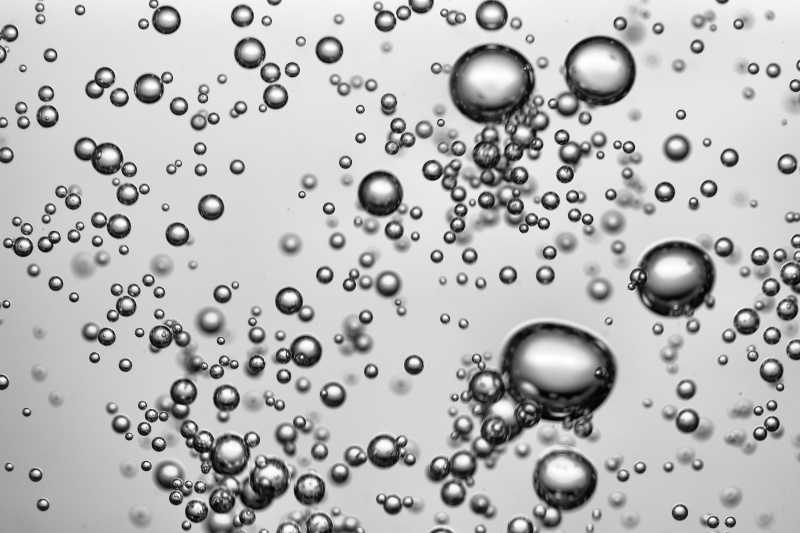
#> input picture tests/test_image_grey.JPG, 800 x 533 px
$ python threshold_methods.py
#> lines starting #> are read from the running program, lines starting #| are printed output that depends on the picture; after the words box and inside, x2 and y2 are one past the last pixel; in counts of white or black regions, pixels touching at a corner belong together
"""Main Thresholding Functions.

This module provides functions for applying various thresholding techniques to images,
aimed at segmenting objects from their backgrounds. It includes implementations of
Otsu's method and a customizable thresholding approach that involves background
subtraction.

Functions:
- otsu_threshold(target_img): Applies Otsu's method to a grayscale image to create
  a binary mask, which is then inverted for consistency with other processing steps.
- select_threshold_method(): Provides an interactive prompt for the user to select
  a thresholding method from available options, enhancing flexibility in choosing
  the appropriate method for different scenarios.
- threshold(target_img, bknd_img, threshold_value): Applies the chosen threshold method
  to the target image, supporting either Otsu's method or a custom threshold based on
  background subtraction, determined by user input.

These thresholding functions are adaptable to various use cases, from basic academic
projects to complex industrial applications requiring robust foreground-background
segmentation. They are particularly useful in workflows that require pre-processing
before detailed image analysis, such as feature detection or object classification.

Usage:
The functions can be directly called with appropriate parameters, with `threshold`
function allowing for dynamic method selection based on runtime decisions. This
design ensures that users can select the most suitable thresholding technique
based on the specific characteristics of the images they are working with.
"""

from pathlib import Path
from typing import cast

import cv2
import numpy as np
from numpy import typing as npt
from skimage import (
    filters,
)


class ThresholdMethods:
    """A class providing various thresholding methods for image segmentation.

    This class implements different thresholding algorithms to separate foreground objects
    (bubbles) from the background in images. It includes methods for Otsu thresholding,
    adaptive thresholding, and other specialized thresholding techniques optimized for
    bubble detection and analysis.
    """

    def normal_threshold(
        self, target_img: npt.NDArray[np.uint8], threshold_value: float = 0.5
    ) -> npt.NDArray[np.bool_]:
        """Apply a normal thresholding to the target image and return a binary mask.

        This function takes a target image and a threshold value. It applies a simple
        thresholding to the target image to create a binary mask where the foreground
        objects are separated from the background.

        Args:
            target_img: A grayscale image (2D array) representing the target image.
            threshold_value: A float value between 0 and 1 representing the threshold
            for binarization. Default is 0.5.

        Returns:
            A binary image where the foreground and background are separated.
        """
        binary_image = target_img > (threshold_value * 255)  # Binary image using thresholding
        return ~binary_image

    def otsu_threshold(self, target_img: npt.NDArray[np.uint8]) -> npt.NDArray[np.bool_]:
        """Apply Otsu's thresholding to the target image and return an inverted binary mask.

        This function takes a target image and a background image. It applies Otsu's
        thresholding to the target image to create a binary mask where the foreground
        objects are separatedfrom the background. The binary mask is then inverted, so
        the foreground becomes the background and vice versa, the inversion is for easier
        processing in following morphologcal process.

        Args:
            target_img: A grayscale image (2D array) representing the target image.
            bknd_img: A grayscale image (2D array) representing the background image (not
            used in this function).

        Returns:
            A binary (inverted) image where the foreground and background are swapped.
        """
        binary_image = target_img > filters.threshold_otsu(target_img)  # Binary image using Otsu's thresholding

        return binary_image

    def convert_grayscale(self, image: npt.NDArray[np.uint8]) -> npt.NDArray[np.uint8]:
        """Converts an image to grayscale.

        Args:
            image (npt.NDArray): The input image to be converted.

        Returns:
            npt.NDArray: The converted image in grayscale.
        """
        if len(image.shape) == 3:
            image = cast(npt.NDArray[np.uint8], cv2.cvtColor(image, cv2.COLOR_BGR2GRAY))
        return image

    def background_subtraction(
        self, target_img: npt.NDArray[np.uint8], background_img: npt.NDArray[np.uint8]
    ) -> npt.NDArray[np.uint8]:
        """Performs background subtraction on two images.

        Args:
            target_img (npt.NDArray): The target image where the objects of interest are
            located.
            background_img (npt.NDArray): The background image (without object of interest).

        Returns:
            npt.NDArray: The difference image after background subtraction.
        """
        difference_img = cv2.absdiff(target_img, background_img)
        return cast(npt.NDArray[np.uint8], difference_img)

    def threshold_with_background(
        self, target_img: npt.NDArray[np.uint8], bknd_img: npt.NDArray[np.uint8]
    ) -> npt.NDArray[np.bool_]:
        """Applies a threshold to the target image based on the selected method.

        Args:
            target_img (npt.NDArray): The target image to apply the threshold to.
            bknd_img (npt.NDArray): The background image used for background subtraction.
            threshold_value (float): The threshold value used for background subtraction.

        Returns:
            npt.NDArray: The thresholded image.
        """
        # Ensure both images are in grayscale
        target_img_gray = self.convert_grayscale(target_img)
        background_img_gray = self.convert_grayscale(bknd_img)

        # Ensure background image shape matches the target image shape
        if background_img_gray.shape != target_img_gray.shape:
            background_img_gray = cast(
                npt.NDArray[np.uint8],
                cv2.resize(
                    background_img_gray,
                    (target_img_gray.shape[1], target_img_gray.shape[0]),
                    interpolation=cv2.INTER_AREA,
                ),
            )

        # Subtract the background image from the target image
        difference_img = self.background_subtraction(target_img_gray, background_img_gray)

        return self.otsu_threshold(difference_img)

    def threshold_without_background(self, target_img: npt.NDArray[np.uint8]) -> npt.NDArray[np.bool_]:
        """Applies a threshold to the target image without background subtraction.

        Args:
            target_img (npt.NDArray): The target image to apply the threshold to.
            threshold_value (float): The threshold value used for background subtraction.

        Returns:
            npt.NDArray: The thresholded image.
        """
        return ~self.otsu_threshold(target_img)


if __name__ == "__main__":
    # Define the image path
    img_path = Path("../../tests/test_image_grey.JPG")
    bknd_path = Path("../../tests/background_image_grey.JPG")
    img_thresholded_path_otsu = Path("../../tests/test_image_thresholded_otsu.JPG")
    img_thresholded_path_with_bknd = Path("../../tests/test_image_thresholded_with_bknd.JPG")

    # Create an instance of the ThresholdMethods class
    threshold_methods = ThresholdMethods()

    # Load the image
    img: npt.NDArray[np.uint8] = cast(npt.NDArray[np.uint8], cv2.imread(str(img_path)))
#> img is the input picture: shape (533, 800, 3); min 0, max 255, mean 184.6
    bknd: npt.NDArray[np.uint8] = cast(npt.NDArray[np.uint8], cv2.imread(str(bknd_path)))
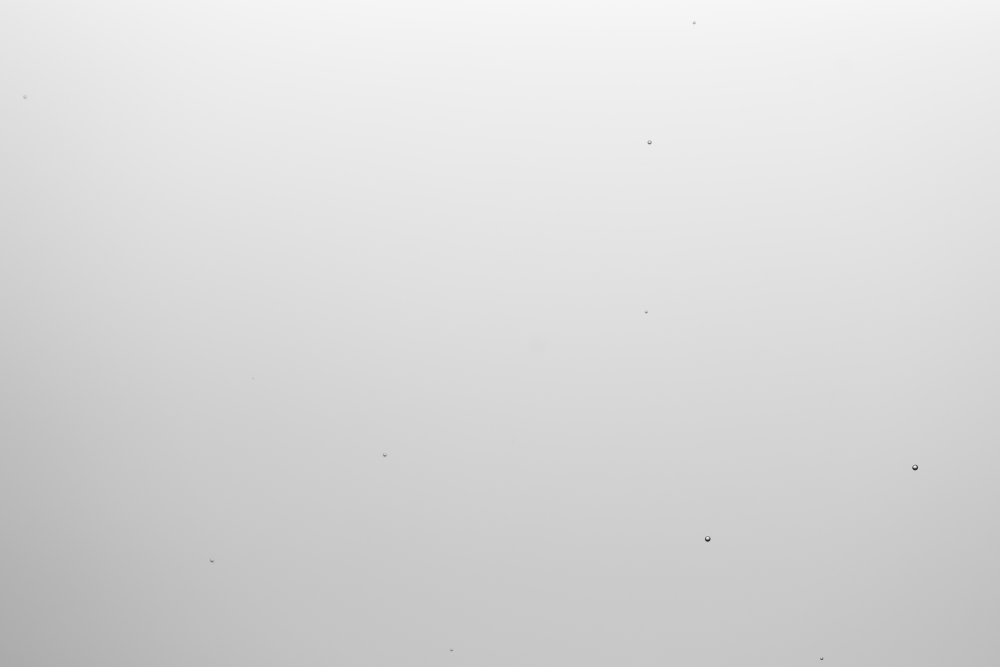
#> input picture tests/background_image_grey.JPG, 3000 x 2000 px (shown at 1/3 size)
#> bknd is the input picture: shape (2000, 3000, 3); min 19, max 255, mean 216.5

    # Convert the image to grayscale
    img_grey: npt.NDArray[np.uint8] = threshold_methods.convert_grayscale(img)
    bknd_grey: npt.NDArray[np.uint8] = threshold_methods.convert_grayscale(bknd)

    # Apply Otsu's thresholding to the grayscale image
    img_thresholded_otsu = threshold_methods.threshold_without_background(img_grey)
#> in otsu_threshold, `binary_image = target_img > filters.threshold_otsu(target_img)  # Bina..`:
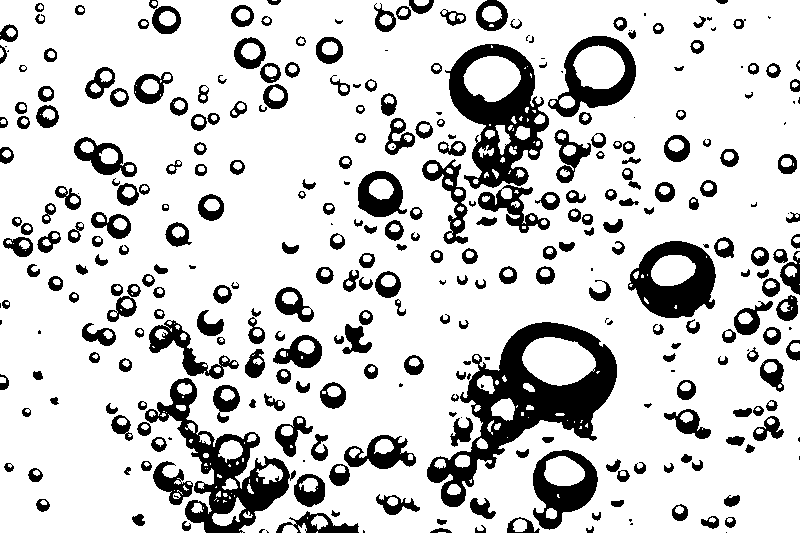
#> binary_image: shape (533, 800) bool; 80.9% white; 327 black regions (51 under 20 px), largest, box (x1, y1, x2, y2) and area: (427, 322, 617, 507) 11071, (445, 44, 549, 189) 6578, (145, 378, 296, 533) 6275
    img_thresholded_with_bknd = threshold_methods.threshold_with_background(img_grey, bknd_grey)
#> in threshold_with_background, `background_img_gray = cast( npt.NDArray[np.uint8], cv2.resize( backgro..`:
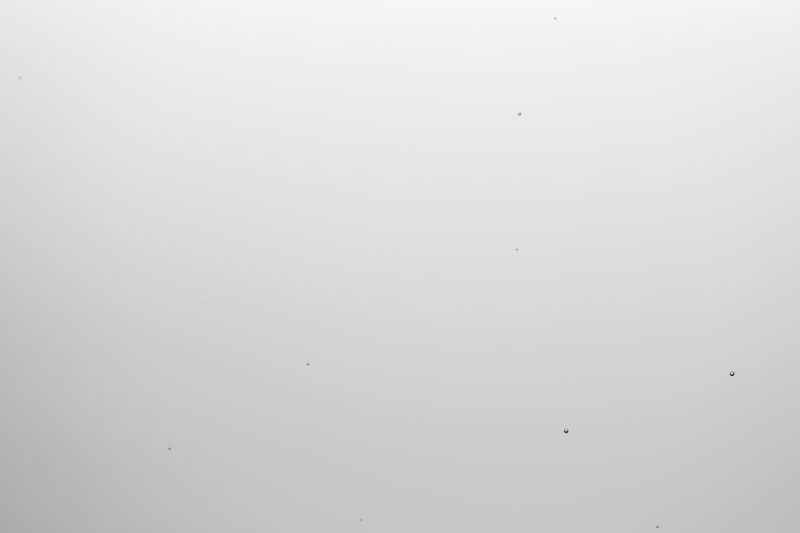
#> background_img_gray: shape (533, 800); min 51, max 246, mean 216.5
#> in background_subtraction, `difference_img = cv2.absdiff(target_img, background_img)`:
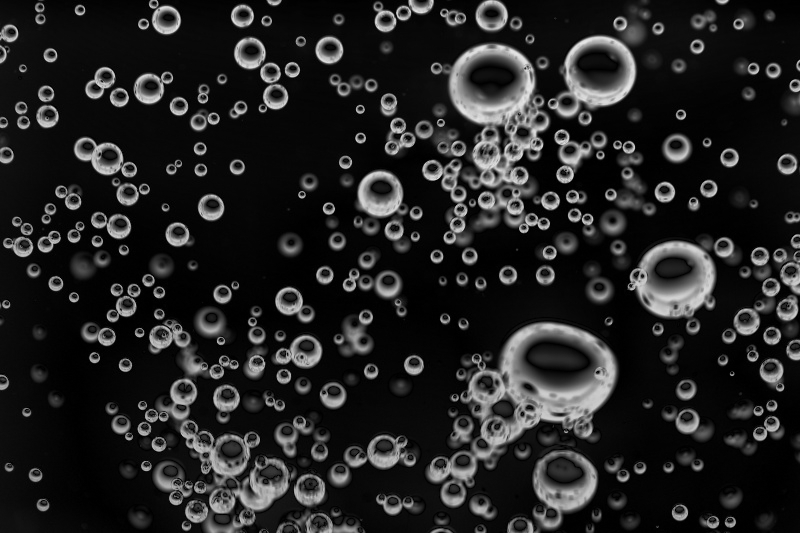
#> difference_img: shape (533, 800); min 0, max 231, mean 35.5
#> in otsu_threshold (call 2), `binary_image = target_img > filters.threshold_otsu(target_img)  # Bina..`:
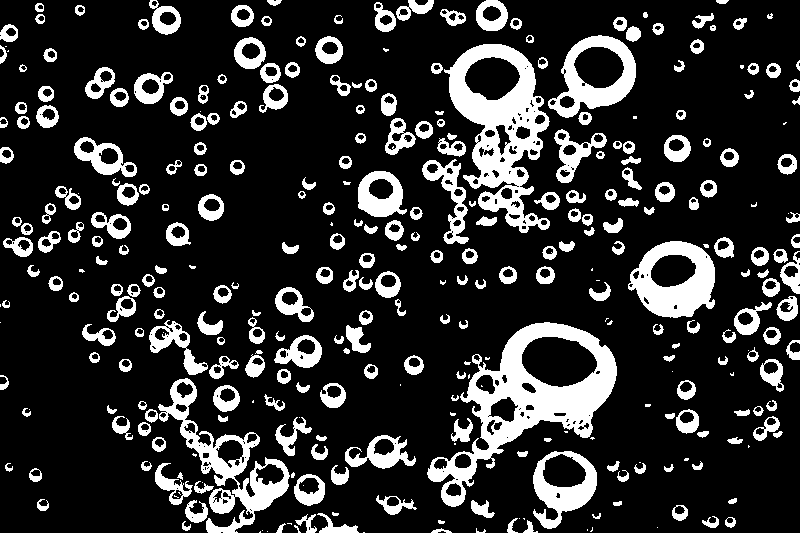
#> binary_image: shape (533, 800) bool; 18.4% white; 338 white regions (59 under 20 px), largest, box (x1, y1, x2, y2) and area: (427, 322, 617, 507) 10271, (444, 44, 550, 233) 8453, (158, 378, 290, 533) 4737

    # Save the thresholded image
    cv2.imwrite(str(img_thresholded_path_otsu), img_thresholded_otsu.astype(np.uint8) * 255)
    cv2.imwrite(
        str(img_thresholded_path_with_bknd),
        img_thresholded_with_bknd.astype(np.uint8) * 255,
    )
    print(f"Thresholded image saved to: {img_thresholded_path_otsu}")
